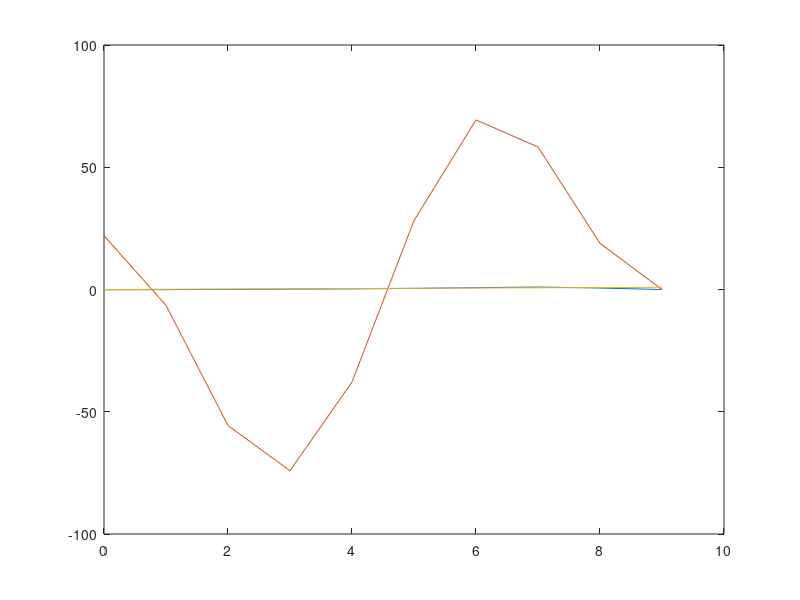
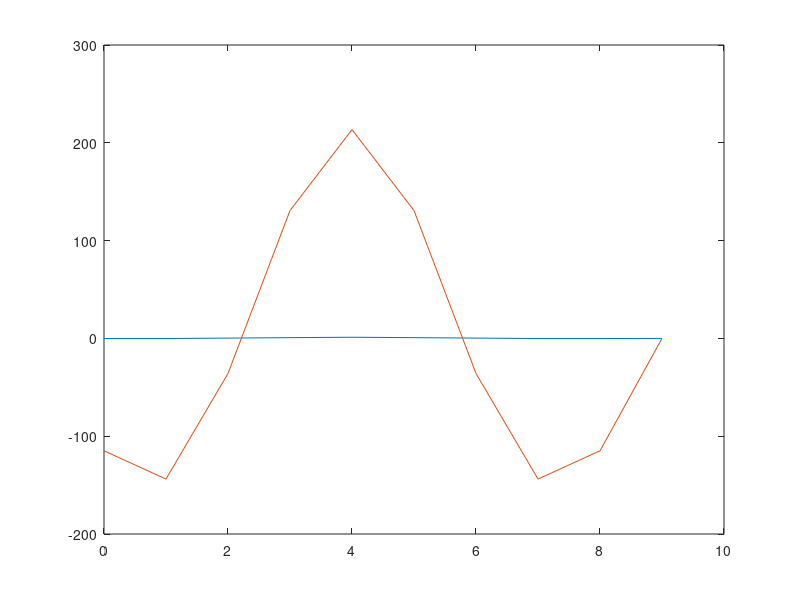

Source code (MATLAB) for these figures, in order: (Note: this script raises an error after producing the figures.)



x = [0 1 2 3 4 5 6 7 8 9];
ramp0 = [0 .1 .2 .3 .4 .5 .6 .7 .8 .9];
pulse0 = [.2 .2 .2 .8 .8 .8 .2 .2 .2];

ramp1 = [-0.12 -0.06 0.06 0.16 0.24 0.48 0.74 1.02 0.6 2.12203e-314 ];
ramp10 = [ 22.0131 -6.46952 -55.6317 -74.1218 -37.8199 28.1899 69.3608 58.2915 18.8662 2.12203e-314 ];
ramp1000 = [3.02052e+274 3.78791e+274 9.53302e+273 -3.42969e+274 -5.60723e+274 -3.42969e+274 9.53302e+273 3.78791e+274 3.02052e+274 2.12203e-314];
pulse1 = [-0.12 -0.12 0.32 0.76 1.2 0.76 0.32 -0.12 -0.12 0  ];
pulse10 = [-114.926 -143.827 -35.8629 130.746 213.451 130.746 -35.8629 -143.827 -114.926 0   ];
pulse1000 = [-1.69674e+275 -2.12781e+275 -5.35505e+274 1.92658e+275 3.14978e+275 1.92658e+275 -5.35505e+274 -2.12781e+275 -1.69674e+275 0     ];

figure (1);
plot(x, ramp1);
hold on;
plot(x,ramp10);
%plot(x, ramp1000);
plot(x, ramp0);
hold off;

figure(2);
plot(x, pulse1);
hold on;
plot(x, pulse10);
%plot(x, pulse1000);
plot(x, pulse0);
hold off;
